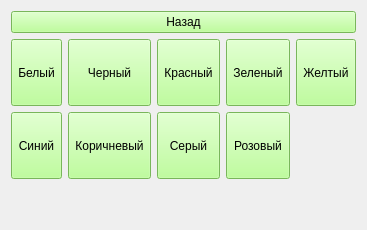
            <widget class="QWidget" name="paint_main_tool_palette">
             <layout class="QGridLayout" name="gridLayout_2">
              <item row="1" column="4">
               <widget class="QToolButton" name="paint_main_tool_palette_yellow_btn">
                <property name="sizePolicy">
                 <sizepolicy hsizetype="Expanding" vsizetype="Fixed">
                  <horstretch>0</horstretch>
                  <verstretch>0</verstretch>
                 </sizepolicy>
                </property>
                <property name="minimumSize">
                 <size>
                  <width>0</width>
                  <height>67</height>
                 </size>
                </property>
                <property name="styleSheet">
                 <string notr="true">QToolButton {
	background-color: rgb(170, 255, 127);
}</string>
                </property>
                <property name="text">
                 <string>Желтый</string>
                </property>
                <property name="icon">
                 <iconset>
                  <normaloff>L-Images/Yellow.png</normaloff>L-Images/Yellow.png</iconset>
                </property>
                <property name="iconSize">
                 <size>
                  <width>32</width>
                  <height>32</height>
                 </size>
                </property>
                <property name="toolButtonStyle">
                 <enum>Qt::ToolButtonTextUnderIcon</enum>
                </property>
               </widget>
              </item>
              <item row="1" column="2">
               <widget class="QToolButton" name="paint_main_tool_palette_red_btn">
                <property name="sizePolicy">
                 <sizepolicy hsizetype="Expanding" vsizetype="Fixed">
                  <horstretch>0</horstretch>
                  <verstretch>0</verstretch>
                 </sizepolicy>
                </property>
                <property name="minimumSize">
                 <size>
                  <width>0</width>
                  <height>67</height>
                 </size>
                </property>
                <property name="styleSheet">
                 <string notr="true">QToolButton {
	background-color: rgb(170, 255, 127);
}</string>
                </property>
                <property name="text">
                 <string>Красный</string>
                </property>
                <property name="icon">
                 <iconset>
                  <normaloff>L-Images/Red.png</normaloff>L-Images/Red.png</iconset>
                </property>
                <property name="iconSize">
                 <size>
                  <width>32</width>
                  <height>32</height>
                 </size>
                </property>
                <property name="toolButtonStyle">
                 <enum>Qt::ToolButtonTextUnderIcon</enum>
                </property>
               </widget>
              </item>
              <item row="1" column="3">
               <widget class="QToolButton" name="paint_main_tool_palette_green_btn">
                <property name="sizePolicy">
                 <sizepolicy hsizetype="Expanding" vsizetype="Fixed">
                  <horstretch>0</horstretch>
                  <verstretch>0</verstretch>
                 </sizepolicy>
                </property>
                <property name="minimumSize">
                 <size>
                  <width>0</width>
                  <height>67</height>
                 </size>
                </property>
                <property name="styleSheet">
                 <string notr="true">QToolButton {
	background-color: rgb(170, 255, 127);
}</string>
                </property>
                <property name="text">
                 <string>Зеленый</string>
                </property>
                <property name="icon">
                 <iconset>
                  <normaloff>L-Images/Green.png</normaloff>L-Images/Green.png</iconset>
                </property>
                <property name="iconSize">
                 <size>
                  <width>32</width>
                  <height>32</height>
                 </size>
                </property>
                <property name="toolButtonStyle">
                 <enum>Qt::ToolButtonTextUnderIcon</enum>
                </property>
               </widget>
              </item>
              <item row="1" column="1">
               <widget class="QToolButton" name="paint_main_tool_palette_black_btn">
                <property name="sizePolicy">
                 <sizepolicy hsizetype="Expanding" vsizetype="Fixed">
                  <horstretch>0</horstretch>
                  <verstretch>0</verstretch>
                 </sizepolicy>
                </property>
                <property name="minimumSize">
                 <size>
                  <width>0</width>
                  <height>67</height>
                 </size>
                </property>
                <property name="styleSheet">
                 <string notr="true">QToolButton {
	background-color: rgb(170, 255, 127);
}</string>
                </property>
                <property name="text">
                 <string>Черный</string>
                </property>
                <property name="icon">
                 <iconset>
                  <normaloff>L-Images/Black.png</normaloff>L-Images/Black.png</iconset>
                </property>
                <property name="iconSize">
                 <size>
                  <width>32</width>
                  <height>32</height>
                 </size>
                </property>
                <property name="toolButtonStyle">
                 <enum>Qt::ToolButtonTextUnderIcon</enum>
                </property>
               </widget>
              </item>
              <item row="1" column="0">
               <widget class="QToolButton" name="paint_main_tool_palette_white_btn">
                <property name="sizePolicy">
                 <sizepolicy hsizetype="Expanding" vsizetype="Fixed">
                  <horstretch>0</horstretch>
                  <verstretch>0</verstretch>
                 </sizepolicy>
                </property>
                <property name="minimumSize">
                 <size>
                  <width>0</width>
                  <height>67</height>
                 </size>
                </property>
                <property name="palette">
                 <palette>
                  <active>
                   <colorrole role="Button">
                    <brush brushstyle="SolidPattern">
                     <color alpha="255">
                      <red>170</red>
                      <green>255</green>
                      <blue>127</blue>
                     </color>
                    </brush>
                   </colorrole>
                   <colorrole role="Base">
                    <brush brushstyle="SolidPattern">
                     <color alpha="255">
                      <red>170</red>
                      <green>255</green>
                      <blue>127</blue>
                     </color>
                    </brush>
                   </colorrole>
                   <colorrole role="Window">
                    <brush brushstyle="SolidPattern">
                     <color alpha="255">
                      <red>170</red>
                      <green>255</green>
                      <blue>127</blue>
                     </color>
                    </brush>
                   </colorrole>
                  </active>
                  <inactive>
                   <colorrole role="Button">
                    <brush brushstyle="SolidPattern">
                     <color alpha="255">
                      <red>170</red>
                      <green>255</green>
                      <blue>127</blue>
                     </color>
                    </brush>
                   </colorrole>
                   <colorrole role="Base">
                    <brush brushstyle="SolidPattern">
                     <color alpha="255">
                      <red>170</red>
                      <green>255</green>
                      <blue>127</blue>
                     </color>
                    </brush>
                   </colorrole>
                   <colorrole role="Window">
                    <brush brushstyle="SolidPattern">
                     <color alpha="255">
                      <red>170</red>
                      <green>255</green>
                      <blue>127</blue>
                     </color>
                    </brush>
                   </colorrole>
                  </inactive>
                  <disabled>
                   <colorrole role="Button">
                    <brush brushstyle="SolidPattern">
                     <color alpha="255">
                      <red>170</red>
                      <green>255</green>
                      <blue>127</blue>
                     </color>
                    </brush>
                   </colorrole>
                   <colorrole role="Base">
                    <brush brushstyle="SolidPattern">
                     <color alpha="255">
                      <red>170</red>
                      <green>255</green>
                      <blue>127</blue>
                     </color>
                    </brush>
                   </colorrole>
                   <colorrole role="Window">
                    <brush brushstyle="SolidPattern">
                     <color alpha="255">
                      <red>170</red>
                      <green>255</green>
                      <blue>127</blue>
                     </color>
                    </brush>
                   </colorrole>
                  </disabled>
                 </palette>
                </property>
                <property name="styleSheet">
                 <string notr="true">QToolButton {
	background-color: rgb(170, 255, 127);
}</string>
                </property>
                <property name="text">
                 <string>Белый</string>
                </property>
                <property name="icon">
                 <iconset>
                  <normaloff>L-Images/White.png</normaloff>L-Images/White.png</iconset>
                </property>
                <property name="iconSize">
                 <size>
                  <width>32</width>
                  <height>32</height>
                 </size>
                </property>
                <property name="toolButtonStyle">
                 <enum>Qt::ToolButtonTextUnderIcon</enum>
                </property>
               </widget>
              </item>
              <item row="2" column="2">
               <widget class="QToolButton" name="paint_main_tool_palette_gray_btn">
                <property name="sizePolicy">
                 <sizepolicy hsizetype="Expanding" vsizetype="Fixed">
                  <horstretch>0</horstretch>
                  <verstretch>0</verstretch>
                 </sizepolicy>
                </property>
                <property name="minimumSize">
                 <size>
                  <width>0</width>
                  <height>67</height>
                 </size>
                </property>
                <property name="styleSheet">
                 <string notr="true">QToolButton {
	background-color: rgb(170, 255, 127);
}</string>
                </property>
                <property name="text">
                 <string>Серый</string>
                </property>
                <property name="icon">
                 <iconset>
                  <normaloff>L-Images/Gray.png</normaloff>L-Images/Gray.png</iconset>
                </property>
                <property name="iconSize">
                 <size>
                  <width>32</width>
                  <height>32</height>
                 </size>
                </property>
                <property name="toolButtonStyle">
                 <enum>Qt::ToolButtonTextUnderIcon</enum>
                </property>
               </widget>
              </item>
              <item row="2" column="3">
               <widget class="QToolButton" name="paint_main_tool_palette_pink_btn">
                <property name="sizePolicy">
                 <sizepolicy hsizetype="Expanding" vsizetype="Fixed">
                  <horstretch>0</horstretch>
                  <verstretch>0</verstretch>
                 </sizepolicy>
                </property>
                <property name="minimumSize">
                 <size>
                  <width>0</width>
                  <height>67</height>
                 </size>
                </property>
                <property name="styleSheet">
                 <string notr="true">QToolButton {
	background-color: rgb(170, 255, 127);
}</string>
                </property>
                <property name="text">
                 <string>Розовый</string>
                </property>
                <property name="icon">
                 <iconset>
                  <normaloff>L-Images/Pink.png</normaloff>L-Images/Pink.png</iconset>
                </property>
                <property name="iconSize">
                 <size>
                  <width>32</width>
                  <height>32</height>
                 </size>
                </property>
                <property name="toolButtonStyle">
                 <enum>Qt::ToolButtonTextUnderIcon</enum>
                </property>
               </widget>
              </item>
              <item row="2" column="1">
               <widget class="QToolButton" name="paint_main_tool_palette_brown_btn">
                <property name="sizePolicy">
                 <sizepolicy hsizetype="Expanding" vsizetype="Fixed">
                  <horstretch>0</horstretch>
                  <verstretch>0</verstretch>
                 </sizepolicy>
                </property>
                <property name="minimumSize">
                 <size>
                  <width>0</width>
                  <height>67</height>
                 </size>
                </property>
                <property name="styleSheet">
                 <string notr="true">QToolButton {
	background-color: rgb(170, 255, 127);
}</string>
                </property>
                <property name="text">
                 <string>Коричневый</string>
                </property>
                <property name="icon">
                 <iconset>
                  <normaloff>L-Images/Brown.png</normaloff>L-Images/Brown.png</iconset>
                </property>
                <property name="iconSize">
                 <size>
                  <width>32</width>
                  <height>32</height>
                 </size>
                </property>
                <property name="toolButtonStyle">
                 <enum>Qt::ToolButtonTextUnderIcon</enum>
                </property>
               </widget>
              </item>
              <item row="2" column="0">
               <widget class="QToolButton" name="paint_main_tool_palette_blue_btn">
                <property name="sizePolicy">
                 <sizepolicy hsizetype="Expanding" vsizetype="Fixed">
                  <horstretch>0</horstretch>
                  <verstretch>0</verstretch>
                 </sizepolicy>
                </property>
                <property name="minimumSize">
                 <size>
                  <width>0</width>
                  <height>67</height>
                 </size>
                </property>
                <property name="styleSheet">
                 <string notr="true">QToolButton {
	background-color: rgb(170, 255, 127);
}</string>
                </property>
                <property name="text">
                 <string>Синий</string>
                </property>
                <property name="icon">
                 <iconset>
                  <normaloff>L-Images/Blue.png</normaloff>L-Images/Blue.png</iconset>
                </property>
                <property name="iconSize">
                 <size>
                  <width>32</width>
                  <height>32</height>
                 </size>
                </property>
                <property name="toolButtonStyle">
                 <enum>Qt::ToolButtonTextUnderIcon</enum>
                </property>
               </widget>
              </item>
              <item row="3" column="2">
               <spacer name="paint_main_tool_palette_spc">
                <property name="orientation">
                 <enum>Qt::Vertical</enum>
                </property>
                <property name="sizeHint" stdset="0">
                 <size>
                  <width>20</width>
                  <height>40</height>
                 </size>
                </property>
               </spacer>
              </item>
              <item row="0" column="0" colspan="5">
               <widget class="QPushButton" name="paint_main_tool_palette_back_btn">
                <property name="styleSheet">
                 <string notr="true">QPushButton {
	background-color: rgb(170, 255, 127);
}</string>
                </property>
                <property name="text">
                 <string>Назад</string>
                </property>
               </widget>
              </item>
             </layout>
            </widget>
